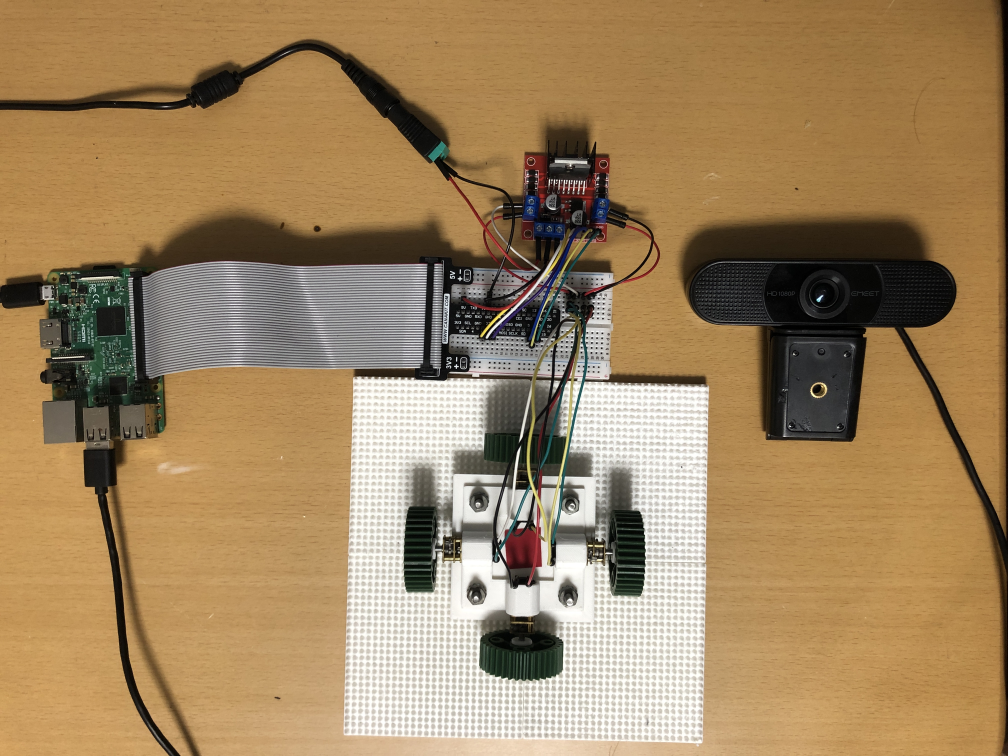
#> input picture Hardware_setup.JPG, 4032 x 3024 px (shown at 1/4 size)
$ python -i omni-gear.py   (imports and definitions only)
#> lines starting #> are read from the running program, lines starting #| are printed output that depends on the picture; after the words box and inside, x2 and y2 are one past the last pixel; in counts of white or black regions, pixels touching at a corner belong together
#> further down, picture is the input picture: shape (3024, 4032, 3); mean B, G, R 94.3, 131.2, 158.3
import cv2
import numpy as np
import RPi.GPIO as GPIO
import time

ENA = 17
IN1 = 27
IN2 = 22

ENB = 13
IN3 = 5
IN4 = 6

pos = [0, 0]

# [10 lines not run here, left out]

speed_x = 5
speed_y = 5

pwmA = GPIO.PWM(ENA, speed_x)
pwmB = GPIO.PWM(ENB, speed_y)

# [2 lines not run here, left out]

def stop():
	pwmA.ChangeDutyCycle(0)
	pwmB.ChangeDutyCycle(0)

def up(speed):
	pwmA.ChangeDutyCycle(speed)
	GPIO.output(IN1, GPIO.HIGH)
	GPIO.output(IN2, GPIO.LOW)

def down(speed):
	pwmA.ChangeDutyCycle(speed)
	GPIO.output(IN1, GPIO.LOW)
	GPIO.output(IN2, GPIO.HIGH)

def right(speed):
	pwmB.ChangeDutyCycle(speed)
	GPIO.output(IN3, GPIO.HIGH)
	GPIO.output(IN4, GPIO.LOW)

def left(speed):
	pwmB.ChangeDutyCycle(speed)
	GPIO.output(IN3, GPIO.LOW)
	GPIO.output(IN4, GPIO.HIGH)

def detect_red(frame):
	hsv_frame = frame #cv2.cvtColor(frame), cv2.COLOR_BGR2RGB )

	lower_red = np.array([90, 90, 160])
	upper_red = np.array([130, 130, 190])

	red_mask = cv2.inRange(hsv_frame, lower_red, upper_red)
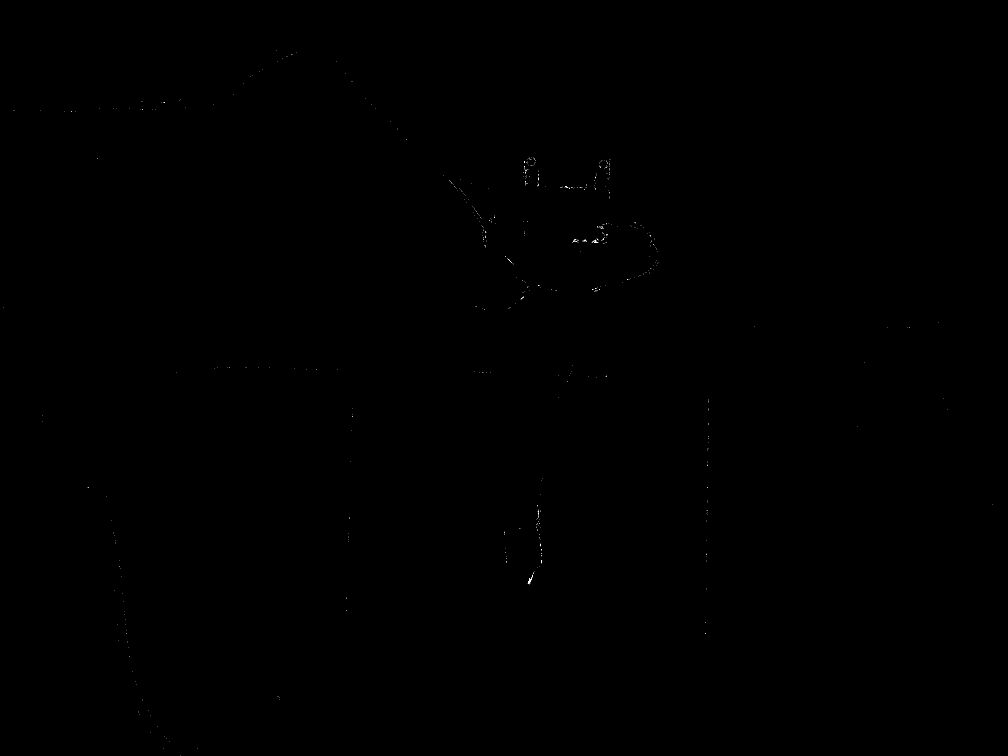
#> red_mask: shape (3024, 4032) (shown at 1/4 size); 0.01% white in thin lines or dots

	red_mask = cv2.GaussianBlur(red_mask, (5, 5), 0)

	contours, _ = cv2.findContours(red_mask, cv2.RETR_TREE, cv2.CHAIN_APPROX_SIMPLE)
#> contours = 348 contours, 180 with area under 20; largest, box (x1, y1, x2, y2) and area: (2109, 2288, 2137, 2339) 442, (2365, 952, 2397, 974) 366, (2288, 955, 2318, 973) 293, (2145, 2036, 2163, 2080) 284, (2386, 903, 2416, 916) 254

	if contours:

		largest_contour = max(contours, key = cv2.contourArea)
#> largest_contour = contour of 68 points, box (x1, y1, x2, y2) (2109, 2288, 2137, 2339), area 442

		M = cv2.moments(largest_contour)
#> M = moments, m00 442.5, centre m10/m00, m01/m00 = (2122.1, 2317.4)
		if M["m00"] != 0:
			cx = int(M["m10"] / M["m00"])
#> cx = 2122
			cy = int(M["m01"] / M["m00"])
#> cy = 2317
			return (cx, cy), largest_contour
	return None, None

click_x = 0
click_y = 0

def click_event(event, x, y, flags, param):
	if event == cv2.EVENT_LBUTTONDOWN:
		global click_x
		global click_y
		cv2.circle(param, (x, y), 5, (0, 255, 0), 2)
		click_x = x
		click_y = y


# [9 lines not run here, left out]

# [1 line that did not run here, left out]
# [1 line that did not run here, left out]

# [1 line that did not run here, left out]

# [2 lines that did not run here, left out]

# [53 lines not run here, left out]

>>> import cv2
>>> picture = cv2.imread('Hardware_setup.JPG')
>>> result = detect_red(picture)
#> result = 2 items, first 2: (2122, 2317), contour of 68 points, box (x1, y1, x2, y2) (2109, 2288, 2137, 2339), area 442
